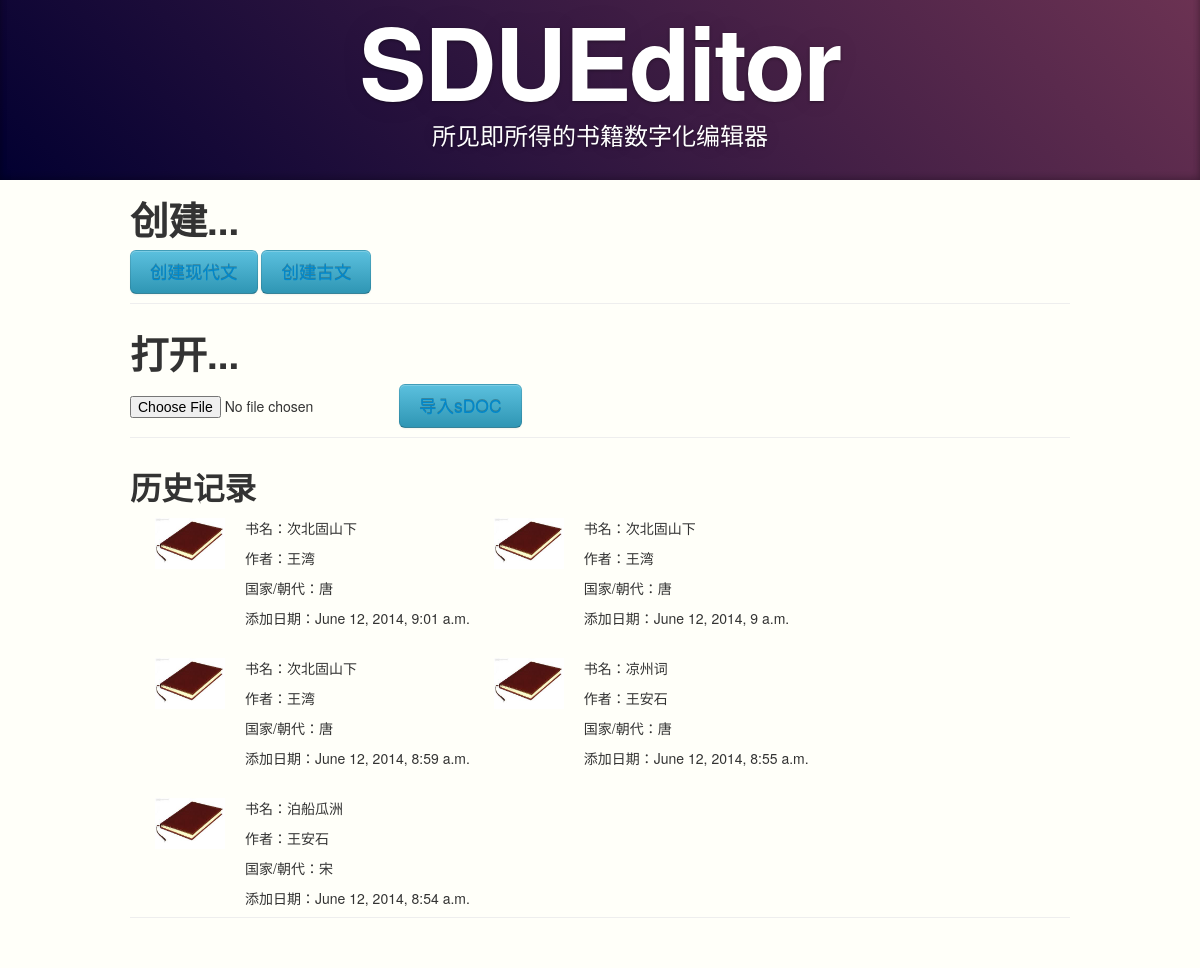
The page / on the database its author committed.
### App/models.py (models this page shows)
class Record(models.Model):
    id = models.AutoField(primary_key=True)
    title = models.CharField(max_length=30,verbose_name="书名")
    writer = models.CharField(max_length=10, verbose_name="作者")
    nation = models.CharField(max_length=10, verbose_name="国家/朝代")
    content = models.TextField(verbose_name="内容")
    add_time = models.DateTimeField(verbose_name="添加时间")
    class Meta:
        db_table = "Record"
    def __unicode__(self):
        return self.title

### App/views.py (the view)
# urls.py: url(r'^$',views.home),
def home(request):
    records = models.Record.objects.order_by('-add_time')
    print(records)
    return render_to_response('home.html', {'records':records})

### templates/home.html (shortened to what this page needs)
<!DOCTYPE html>
<html>
<head>
    <link href="css/bootstrap.min.css" rel="stylesheet">
    <link href="css/mycss.css" rel="stylesheet">
</head>
<body>
<div class="jumbotron masthead" style="margin-top: -20px">
    <div class="container">
        <h1>SDUEditor</h1>
        <p>所见即所得的书籍数字化编辑器</p>
    </div>
</div>
<div class="container">
    <div class="page-header">
        <h1>创建...</h1>
        <button class="btn btn-info btn-large"><a href="/edit_new" style="text-decoration:none">创建现代文</a></button>
        <button class="btn btn-info btn-large"><a href="/editor" style="text-decoration:none">创建古文</a></button>
    </div>
    <div class="page-header">
        <h1>打开...</h1>
        <input type="file" name="file" id="file">
        <button class="btn btn-info btn-large"><a href="/editor" style="text-decoration:none">导入sDOC</a></button>
    </div>
    <div class="page-header">
        <h2>历史记录</h2>
        <ul class="wrap">
        {% for record in records %}
        <li class="item">
            <div class="cover">
                <img width="70px" height="100px" src="/img/images.jpg">
            </div>
            <div class="info">
                <p>书名：{{ record.title }}</p>
                <p>作者：{{ record.writer }}</p>
                <p>国家/朝代：{{ record.nation }}</p>
                <p>添加日期：{{ record.add_time }}</p>
            </div>
        </li>
        {% endfor %}
        </ul>
    </div>
</div>
</body>
</html>

### templates/css/mycss.css (style rules this page uses)
body { background-color: #FFFFF9; font-family: "微软雅黑","Helvetica Neue", Helvetica, Arial, sans-serif; font-size: 14px; line-height: 20px; }
.jumbotron { margin: 0px; background: linear-gradient(45deg, #020031 0%, #6D3353 100%) repeat scroll 0 0 transparent; box-shadow: 0 3px 7px rgba(0, 0, 0, 0.2) inset, 0 -3px 7px rgba(0, 0, 0, 0.2) inset; color: #FFFFFF; padding: 20px 0 20px 0; position: relative; text-align: center; text-shadow: 0 1px 3px rgba(0, 0, 0, 0.4), 0 0 30px rgba(0, 0, 0, 0.075); }
.masthead h1 { font-size: 100px; font-weight: 700; color: #ffffff; letter-spacing: -2px; line-height: 100px; text-align: center; }
.masthead p { font-size: 24px; font-weight: 400; line-height: 30px; text-align: center; }
.wrap { display: inline-block; vertical-align: top; margin-bottom: -30px; }
.item { margin-bottom: 20px; display: inline-block; float: none; vertical-align: top; }
.cover { float: left; margin-right: 20px; }
.info { float: right; margin-right: 20px; }

### rows shown on the page
Record: title "次北固山下", writer "王湾", nation "唐", add_time "June 12, 2014, 9:01 a.m."
Record: title "次北固山下", writer "王湾", nation "唐", add_time "June 12, 2014, 9 a.m."
Record: title "次北固山下", writer "王湾", nation "唐", add_time "June 12, 2014, 8:59 a.m."
Record: title "凉州词", writer "王安石", nation "唐", add_time "June 12, 2014, 8:55 a.m."
Record: title "泊船瓜洲", writer "王安石", nation "宋", add_time "June 12, 2014, 8:54 a.m."
